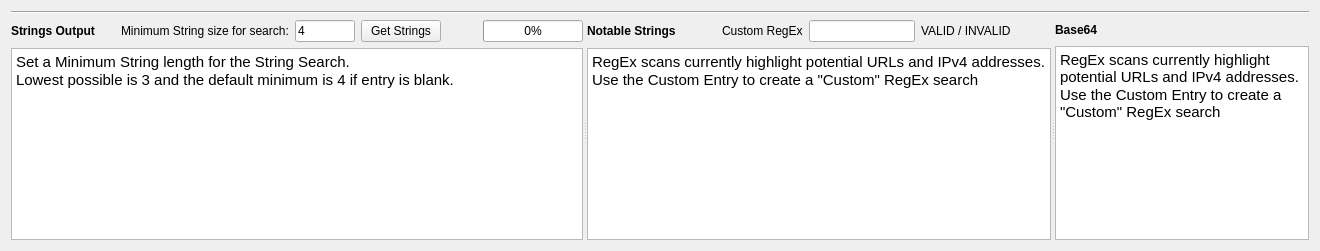
             <widget class="QWidget" name="stacked_sub_strings">
              <layout class="QGridLayout" name="gridLayout_4">
               <item row="0" column="0">
                <widget class="Line" name="line_6">
                 <property name="orientation">
                  <enum>Qt::Horizontal</enum>
                 </property>
                </widget>
               </item>
               <item row="1" column="0">
                <widget class="QSplitter" name="splitter_3">
                 <property name="orientation">
                  <enum>Qt::Horizontal</enum>
                 </property>
                 <widget class="QWidget" name="layoutWidget">
                  <layout class="QVBoxLayout" name="verticalLayout_14">
                   <item>
                    <layout class="QHBoxLayout" name="horizontalLayout_4" stretch="0,0,0,0,0,1,0">
                     <item>
                      <widget class="QLabel" name="label_2">
                       <property name="font">
                        <font>
                         <family>Segoe UI</family>
                         <pointsize>9</pointsize>
                         <weight>75</weight>
                         <bold>true</bold>
                        </font>
                       </property>
                       <property name="text">
                        <string>Strings Output</string>
                       </property>
                      </widget>
                     </item>
                     <item>
                      <spacer name="horizontalSpacer_12">
                       <property name="orientation">
                        <enum>Qt::Horizontal</enum>
                       </property>
                       <property name="sizeHint" stdset="0">
                        <size>
                         <width>20</width>
                         <height>20</height>
                        </size>
                       </property>
                      </spacer>
                     </item>
                     <item>
                      <widget class="QLabel" name="label_string_size">
                       <property name="font">
                        <font>
                         <family>Segoe UI</family>
                         <pointsize>9</pointsize>
                        </font>
                       </property>
                       <property name="text">
                        <string>Minimum String size for search:</string>
                       </property>
                      </widget>
                     </item>
                     <item>
                      <widget class="QLineEdit" name="lineEdit_string_size">
                       <property name="maximumSize">
                        <size>
                         <width>60</width>
                         <height>16777215</height>
                        </size>
                       </property>
                       <property name="font">
                        <font>
                         <family>Segoe UI</family>
                         <pointsize>9</pointsize>
                        </font>
                       </property>
                       <property name="inputMethodHints">
                        <set>Qt::ImhPreferNumbers</set>
                       </property>
                       <property name="inputMask">
                        <string>0</string>
                       </property>
                       <property name="text">
                        <string>4</string>
                       </property>
                      </widget>
                     </item>
                     <item>
                      <widget class="QPushButton" name="pushButton_getStrings">
                       <property name="font">
                        <font>
                         <family>Segoe UI</family>
                         <pointsize>9</pointsize>
                         <weight>50</weight>
                         <bold>false</bold>
                        </font>
                       </property>
                       <property name="text">
                        <string>Get Strings</string>
                       </property>
                      </widget>
                     </item>
                     <item>
                      <spacer name="horizontalSpacer_8">
                       <property name="orientation">
                        <enum>Qt::Horizontal</enum>
                       </property>
                       <property name="sizeHint" stdset="0">
                        <size>
                         <width>40</width>
                         <height>20</height>
                        </size>
                       </property>
                      </spacer>
                     </item>
                     <item>
                      <widget class="QProgressBar" name="progressBar_strings">
                       <property name="minimumSize">
                        <size>
                         <width>100</width>
                         <height>0</height>
                        </size>
                       </property>
                       <property name="font">
                        <font>
                         <family>Segoe UI</family>
                         <pointsize>9</pointsize>
                        </font>
                       </property>
                       <property name="value">
                        <number>0</number>
                       </property>
                      </widget>
                     </item>
                    </layout>
                   </item>
                   <item>
                    <widget class="QTextEdit" name="textEdit_strings">
                     <property name="minimumSize">
                      <size>
                       <width>100</width>
                       <height>150</height>
                      </size>
                     </property>
                     <property name="font">
                      <font>
                       <family>Segoe UI</family>
                       <pointsize>12</pointsize>
                      </font>
                     </property>
                     <property name="readOnly">
                      <bool>true</bool>
                     </property>
                     <property name="html">
                      <string>&lt;!DOCTYPE HTML PUBLIC &quot;-//W3C//DTD HTML 4.0//EN&quot; &quot;http://www.w3.org/TR/REC-html40/strict.dtd&quot;&gt;
&lt;html&gt;&lt;head&gt;&lt;meta name=&quot;qrichtext&quot; content=&quot;1&quot; /&gt;&lt;style type=&quot;text/css&quot;&gt;
p, li { white-space: pre-wrap; }
&lt;/style&gt;&lt;/head&gt;&lt;body style=&quot; font-family:'Segoe UI'; font-size:12pt; font-weight:400; font-style:normal;&quot;&gt;
&lt;p style=&quot; margin-top:0px; margin-bottom:0px; margin-left:0px; margin-right:0px; -qt-block-indent:0; text-indent:0px;&quot;&gt;&lt;span style=&quot; font-family:'MS Shell Dlg 2'; font-size:11pt;&quot;&gt;Set a Minimum String length for the String Search.&lt;/span&gt;&lt;/p&gt;
&lt;p style=&quot; margin-top:0px; margin-bottom:0px; margin-left:0px; margin-right:0px; -qt-block-indent:0; text-indent:0px;&quot;&gt;&lt;span style=&quot; font-family:'MS Shell Dlg 2'; font-size:11pt;&quot;&gt;Lowest possible is 3 and the default minimum is 4 if entry is blank.&lt;/span&gt;&lt;/p&gt;&lt;/body&gt;&lt;/html&gt;</string>
                     </property>
                    </widget>
                   </item>
                  </layout>
                 </widget>
                 <widget class="QWidget" name="layoutWidget">
                  <layout class="QVBoxLayout" name="verticalLayout_4">
                   <item>
                    <layout class="QHBoxLayout" name="horizontalLayout_17" stretch="0,0,0,1,0,0">
                     <item>
                      <widget class="QLabel" name="label_5">
                       <property name="font">
                        <font>
                         <family>Segoe UI</family>
                         <pointsize>9</pointsize>
                         <weight>75</weight>
                         <bold>true</bold>
                        </font>
                       </property>
                       <property name="text">
                        <string>Notable Strings</string>
                       </property>
                      </widget>
                     </item>
                     <item>
                      <spacer name="horizontalSpacer_13">
                       <property name="orientation">
                        <enum>Qt::Horizontal</enum>
                       </property>
                       <property name="sizeHint" stdset="0">
                        <size>
                         <width>40</width>
                         <height>20</height>
                        </size>
                       </property>
                      </spacer>
                     </item>
                     <item>
                      <widget class="QLabel" name="label_3">
                       <property name="font">
                        <font>
                         <family>Segoe UI</family>
                         <pointsize>9</pointsize>
                        </font>
                       </property>
                       <property name="text">
                        <string>Custom RegEx</string>
                       </property>
                      </widget>
                     </item>
                     <item>
                      <widget class="QLineEdit" name="lineEdit_re">
                       <property name="minimumSize">
                        <size>
                         <width>100</width>
                         <height>0</height>
                        </size>
                       </property>
                       <property name="font">
                        <font>
                         <family>Segoe UI</family>
                         <pointsize>9</pointsize>
                        </font>
                       </property>
                      </widget>
                     </item>
                     <item>
                      <widget class="QLabel" name="label_reCheck">
                       <property name="font">
                        <font>
                         <family>Segoe UI</family>
                         <pointsize>9</pointsize>
                        </font>
                       </property>
                       <property name="text">
                        <string>VALID / INVALID</string>
                       </property>
                      </widget>
                     </item>
                     <item>
                      <spacer name="horizontalSpacer_15">
                       <property name="orientation">
                        <enum>Qt::Horizontal</enum>
                       </property>
                       <property name="sizeHint" stdset="0">
                        <size>
                         <width>40</width>
                         <height>20</height>
                        </size>
                       </property>
                      </spacer>
                     </item>
                    </layout>
                   </item>
                   <item>
                    <widget class="QTextEdit" name="textEdit_strings_2">
                     <property name="minimumSize">
                      <size>
                       <width>100</width>
                       <height>150</height>
                      </size>
                     </property>
                     <property name="font">
                      <font>
                       <family>Segoe UI</family>
                       <pointsize>12</pointsize>
                      </font>
                     </property>
                     <property name="readOnly">
                      <bool>true</bool>
                     </property>
                     <property name="html">
                      <string>&lt;!DOCTYPE HTML PUBLIC &quot;-//W3C//DTD HTML 4.0//EN&quot; &quot;http://www.w3.org/TR/REC-html40/strict.dtd&quot;&gt;
&lt;html&gt;&lt;head&gt;&lt;meta name=&quot;qrichtext&quot; content=&quot;1&quot; /&gt;&lt;style type=&quot;text/css&quot;&gt;
p, li { white-space: pre-wrap; }
&lt;/style&gt;&lt;/head&gt;&lt;body style=&quot; font-family:'Segoe UI'; font-size:12pt; font-weight:400; font-style:normal;&quot;&gt;
&lt;p style=&quot; margin-top:0px; margin-bottom:0px; margin-left:0px; margin-right:0px; -qt-block-indent:0; text-indent:0px;&quot;&gt;&lt;span style=&quot; font-family:'MS Shell Dlg 2'; font-size:11pt;&quot;&gt;RegEx scans currently highlight potential URLs and IPv4 addresses.&lt;/span&gt;&lt;/p&gt;
&lt;p style=&quot; margin-top:0px; margin-bottom:0px; margin-left:0px; margin-right:0px; -qt-block-indent:0; text-indent:0px;&quot;&gt;&lt;span style=&quot; font-family:'MS Shell Dlg 2'; font-size:11pt;&quot;&gt;Use the Custom Entry to create a &amp;quot;Custom&amp;quot; RegEx search&lt;/span&gt;&lt;/p&gt;&lt;/body&gt;&lt;/html&gt;</string>
                     </property>
                    </widget>
                   </item>
                  </layout>
                 </widget>
                 <widget class="QWidget" name="layoutWidget_2">
                  <layout class="QVBoxLayout" name="verticalLayout_19" stretch="0,1">
                   <item>
                    <layout class="QHBoxLayout" name="horizontalLayout_25" stretch="0,1">
                     <item>
                      <widget class="QLabel" name="label_10">
                       <property name="font">
                        <font>
                         <family>Segoe UI</family>
                         <pointsize>9</pointsize>
                         <weight>75</weight>
                         <bold>true</bold>
                        </font>
                       </property>
                       <property name="text">
                        <string>Base64</string>
                       </property>
                      </widget>
                     </item>
                     <item>
                      <spacer name="horizontalSpacer_26">
                       <property name="orientation">
                        <enum>Qt::Horizontal</enum>
                       </property>
                       <property name="sizeHint" stdset="0">
                        <size>
                         <width>40</width>
                         <height>20</height>
                        </size>
                       </property>
                      </spacer>
                     </item>
                    </layout>
                   </item>
                   <item>
                    <widget class="QTextEdit" name="textEdit_strings_3">
                     <property name="sizePolicy">
                      <sizepolicy hsizetype="Preferred" vsizetype="Expanding">
                       <horstretch>0</horstretch>
                       <verstretch>0</verstretch>
                      </sizepolicy>
                     </property>
                     <property name="minimumSize">
                      <size>
                       <width>100</width>
                       <height>150</height>
                      </size>
                     </property>
                     <property name="font">
                      <font>
                       <family>Segoe UI</family>
                       <pointsize>12</pointsize>
                      </font>
                     </property>
                     <property name="readOnly">
                      <bool>true</bool>
                     </property>
                     <property name="html">
                      <string>&lt;!DOCTYPE HTML PUBLIC &quot;-//W3C//DTD HTML 4.0//EN&quot; &quot;http://www.w3.org/TR/REC-html40/strict.dtd&quot;&gt;
&lt;html&gt;&lt;head&gt;&lt;meta name=&quot;qrichtext&quot; content=&quot;1&quot; /&gt;&lt;style type=&quot;text/css&quot;&gt;
p, li { white-space: pre-wrap; }
&lt;/style&gt;&lt;/head&gt;&lt;body style=&quot; font-family:'Segoe UI'; font-size:12pt; font-weight:400; font-style:normal;&quot;&gt;
&lt;p style=&quot; margin-top:0px; margin-bottom:0px; margin-left:0px; margin-right:0px; -qt-block-indent:0; text-indent:0px;&quot;&gt;&lt;span style=&quot; font-family:'MS Shell Dlg 2'; font-size:11pt;&quot;&gt;RegEx scans currently highlight potential URLs and IPv4 addresses.&lt;/span&gt;&lt;/p&gt;
&lt;p style=&quot; margin-top:0px; margin-bottom:0px; margin-left:0px; margin-right:0px; -qt-block-indent:0; text-indent:0px;&quot;&gt;&lt;span style=&quot; font-family:'MS Shell Dlg 2'; font-size:11pt;&quot;&gt;Use the Custom Entry to create a &amp;quot;Custom&amp;quot; RegEx search&lt;/span&gt;&lt;/p&gt;&lt;/body&gt;&lt;/html&gt;</string>
                     </property>
                    </widget>
                   </item>
                  </layout>
                 </widget>
                </widget>
               </item>
              </layout>
             </widget>
